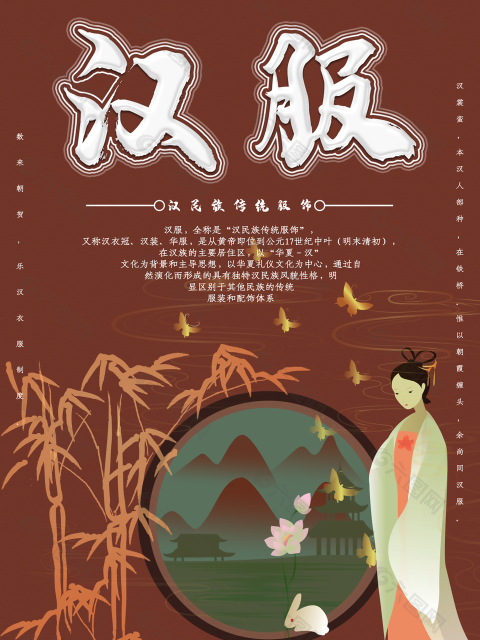
#> input picture Datas/Ad/cmx/ad7.png, 960 x 1280 px, found by its file name (shown at 1/2 size)
$ python model_test.py
#> lines starting #> are read from the running program, lines starting #| are printed output that depends on the picture
#
#
#
# from PIL import Image, ImageDraw
#
#
# def draw_rectangle(image_path, output_path, normalized_bottom_left, normalized_top_right, color=(255, 0, 0),
#                    thickness=8):
#     """
#     在图片指定归一化区域内画一个矩形框并保存结果。
#
#     Parameters:
#         - image_path: 输入图片路径
#         - output_path: 输出图片路径
#         - normalized_bottom_left: 归一化矩形框左下角坐标 (x, y)
#         - normalized_top_right: 归一化矩形框右上角坐标 (x, y)
#         - color: 矩形框颜色，默认为红色 (R, G, B)
#         - thickness: 矩形框线条粗细，默认为2
#     """
#     # 打开图片
#     image = Image.open(image_path)
#
#     # 获取图片宽度和高度
#     width, height = image.size
#
#     # 归一化坐标
#     pixel_bottom_left = (int(normalized_bottom_left[0] * width), int((1 - normalized_bottom_left[1]) * height))
#     pixel_top_right = (int(normalized_top_right[0] * width), int((1 - normalized_top_right[1]) * height))
#
#     # 创建绘图对象
#     draw = ImageDraw.Draw(image)
#
#     # 画矩形框
#     draw.rectangle([pixel_bottom_left, pixel_top_right], outline=color, width=thickness)
#
#     # 保存结果
#     image.save(output_path)
#
#
# # 例子：画一个矩形框并保存结果
# input_image_path = "ad1.png"
# output_image_path = "output_image_with_rectangle.jpg"
# normalized_bottom_left = (0.43, 0.58)
# normalized_top_right = (0.46, 0.35)
#
# draw_rectangle(input_image_path, output_image_path, normalized_bottom_left, normalized_top_right)

# from PIL import Image, ImageDraw
#
# def draw_rectangles(image_path, output_path, normalized_bottom_left1, normalized_top_right1,
#                      normalized_bottom_left2, normalized_top_right2, color=(255, 0, 0), thickness=8):
#     """
#     在图片指定归一化区域内画两个矩形框并保存结果。
#
#     Parameters:
#         - image_path: 输入图片路径
#         - output_path: 输出图片路径
#         - normalized_bottom_left1: 第一个归一化矩形框左下角坐标 (x, y)
#         - normalized_top_right1: 第一个归一化矩形框右上角坐标 (x, y)
#         - normalized_bottom_left2: 第二个归一化矩形框左下角坐标 (x, y)
#         - normalized_top_right2: 第二个归一化矩形框右上角坐标 (x, y)
#         - color: 矩形框颜色，默认为红色 (R, G, B)
#         - thickness: 矩形框线条粗细，默认为2
#     """
#     # 打开图片
#     image = Image.open(image_path)
#
#     # 获取图片宽度和高度
#     width, height = image.size
#
#     # 归一化坐标
#     pixel_bottom_left1 = (int(normalized_bottom_left1[0] * width), int((1 - normalized_bottom_left1[1]) * height))
#     pixel_top_right1 = (int(normalized_top_right1[0] * width), int((1 - normalized_top_right1[1]) * height))
#
#     pixel_bottom_left2 = (int(normalized_bottom_left2[0] * width), int((1 - normalized_bottom_left2[1]) * height))
#     pixel_top_right2 = (int(normalized_top_right2[0] * width), int((1 - normalized_top_right2[1]) * height))
#
#     # 创建绘图对象
#     draw = ImageDraw.Draw(image)
#
#     # 画矩形框1
#     draw.rectangle([pixel_bottom_left1, pixel_top_right1], outline=color, width=thickness)
#
#     # 画矩形框2
#     draw.rectangle([pixel_bottom_left2, pixel_top_right2], outline=color, width=thickness)
#
#     # 保存结果
#     image.save(output_path)
#
# # 例子：画两个矩形框并保存结果
# input_image_path = "Datas/Testing_scenarios/ad2.png"
# output_image_path = "output_image_with_rectangles.jpg"
# normalized_bottom_left1 = (0.4, 0.6)
# normalized_top_right1 = (0.46, 0.35)
# normalized_bottom_left2 = (0.44, 0.5)
# normalized_top_right2 = (0.45, 0.4)
#
# draw_rectangles(input_image_path, output_image_path, normalized_bottom_left1, normalized_top_right1,
#                 normalized_bottom_left2, normalized_top_right2)
# image_path = "0000.png"
# output_path = "output_image.jpg"
# image = Image.open(image_path)
# color = (255, 0, 0)
# thickness = 8
# # 获取图片宽度和高度
# for i in range(10):
#     width, height = image.size
#     normalized_bottom_left1 = (0.43+0.01*i, 0.58)
#     normalized_top_right1 = (0.46+0.01*i, 0.35)
#     # 归一化坐标
#     pixel_bottom_left1 = (int(normalized_bottom_left1[0] * width), int((1 - normalized_bottom_left1[1]) * height))
#     pixel_top_right1 = (int(normalized_top_right1[0] * width), int((1 - normalized_top_right1[1]) * height))
#
#
#     # 创建绘图对象
#     draw = ImageDraw.Draw(image)
#
#     # 画矩形框1
#     draw.rectangle([pixel_bottom_left1, pixel_top_right1], outline=color, width=thickness)
# image.save(output_path)

from PIL import Image, ImageDraw


ad_limit_x = 0.282
ad_limit_y = 0.4
ad_limit_width = 0.05
ad_limit_height = 0.14

ad_state_x = 0.27
ad_state_y = 0.4
ad_width = 0.015
ad_heigth = 0.05
image_path = "Datas/Testing_scenarios/ad7.png"
output_path = "0000_test_7.jpg"
image = Image.open(image_path)
#> image is the input picture: PIL image 960x1280 RGBA; mean R, G, B, A 130.2, 87, 70.5, 255
color = (255, 0, 0)
color1=(0,255,0)
thickness = 8
width, height = image.size
#> width = 960; height = 1280
normalized_bottom_left1 = (ad_limit_x-(ad_limit_width/2), ad_limit_y+(ad_limit_height/2))
normalized_top_right1 = (ad_limit_x+ad_limit_width/2, ad_limit_y-ad_limit_height/2)
normalized_bottom_left2=(ad_state_x-ad_width/2, ad_state_y+ad_heigth/2)
normalized_top_right2=(ad_state_x+ad_width/2,ad_state_y-ad_heigth/2)
# 归一化坐标
pixel_bottom_left1 = (int(normalized_bottom_left1[0] * width), int((1 - normalized_bottom_left1[1]) * height))
#> pixel_bottom_left1 = (246, 678)
pixel_top_right1 = (int(normalized_top_right1[0] * width), int((1 - normalized_top_right1[1]) * height))
#> pixel_top_right1 = (294, 857)
pixel_bottom_left2 = (int(normalized_bottom_left2[0] * width), int((1 - normalized_bottom_left2[1]) * height))
#> pixel_bottom_left2 = (252, 736)
pixel_top_right2 = (int(normalized_top_right2[0] * width), int((1 - normalized_top_right2[1]) * height))
#> pixel_top_right2 = (266, 800)
# 创建绘图对象
draw = ImageDraw.Draw(image)

# 画矩形框1
draw.rectangle([pixel_bottom_left1, pixel_top_right1], outline=color, width=thickness)
draw.rectangle([pixel_bottom_left2, pixel_top_right2], outline=color, width=thickness)

image.save(output_path)
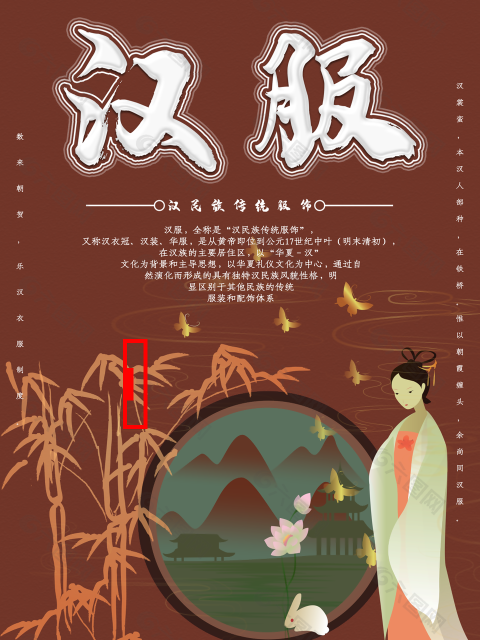
#> saved as 0000_test_7.jpg: PIL image 960x1280 RGBA (shown at 1/2 size); mean R, G, B, A 130.6, 86.8, 70.3, 255

# background_path = "Datas/Testing_scenarios/ad7.png"
#
# # 小图片路径
# overlay_path = "Datas/Ad/ad7.jpg"
#
# # 小图片位置，坐标归一化
# overlay_center = (0.265, 0.4)  # (x, y)
# # 小图片大小，坐标归一化
# overlay_size = (0.015, 0.05)  # (width, height)
#
# background = Image.open(background_path)
# overlay = Image.open(overlay_path)
#
# # 获取大图片的宽度和高度
# bg_width, bg_height = background.size
#
# # 归一化处理，转换为实际坐标和大小
# overlay_center_x, overlay_center_y = overlay_center
# overlay_center_x = int(overlay_center_x * bg_width)
# overlay_center_y = int(overlay_center_y * bg_height)
#
# overlay_width, overlay_height = overlay_size
# overlay_width = int(overlay_width * bg_width)
# overlay_height = int(overlay_height * bg_height)
#
# # 计算小图片左下角坐标
# overlay_x = overlay_center_x - overlay_width // 2
# overlay_y = overlay_center_y - overlay_height // 2
#
# # 调整小图片大小
# overlay = overlay.resize((overlay_width, overlay_height), Image.Resampling.LANCZOS)
#
# # 将小图片粘贴到大图片的指定位置
# background.paste(overlay, (overlay_x, bg_height - overlay_y - overlay_height))
#
# # 保存结果
# background.save("Datas/Add_Ad/ad701.png")
